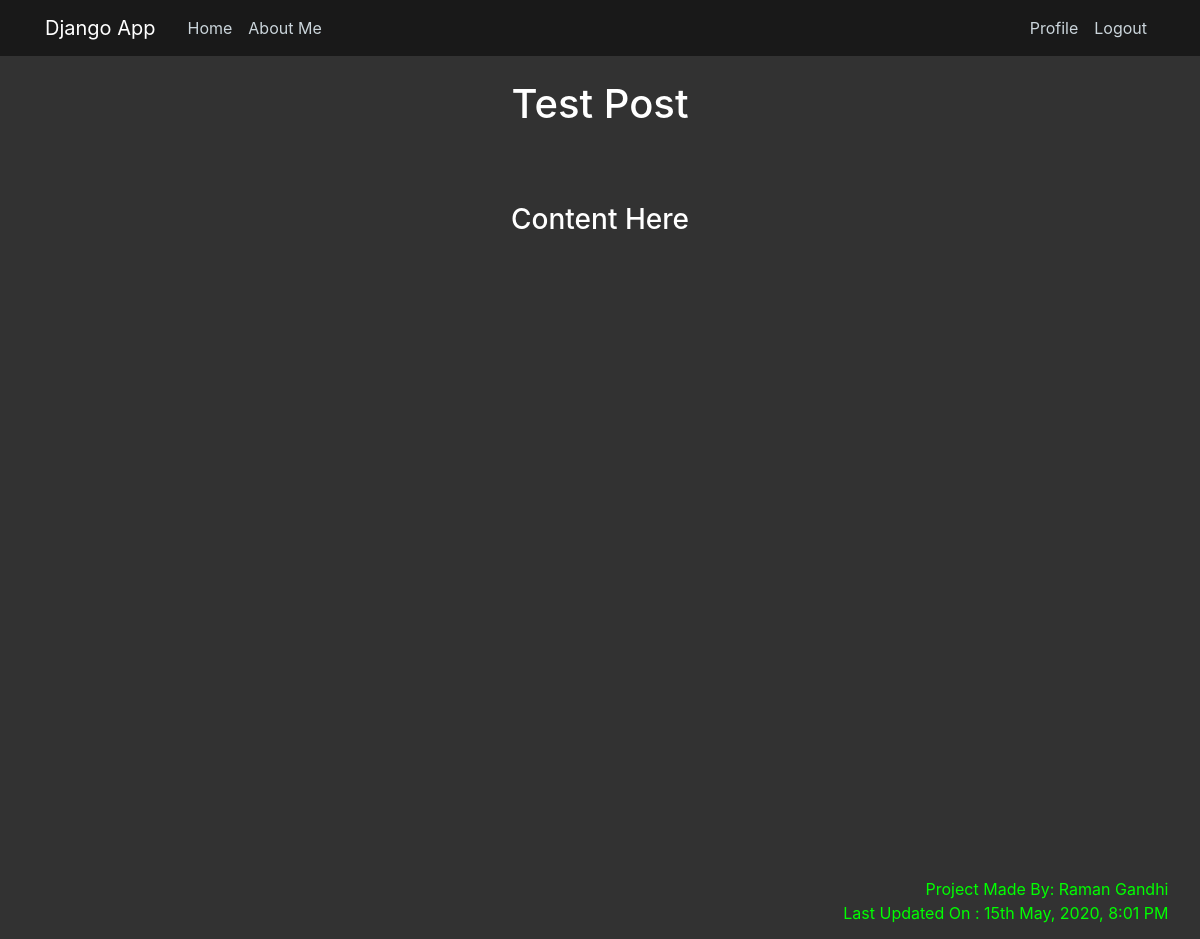
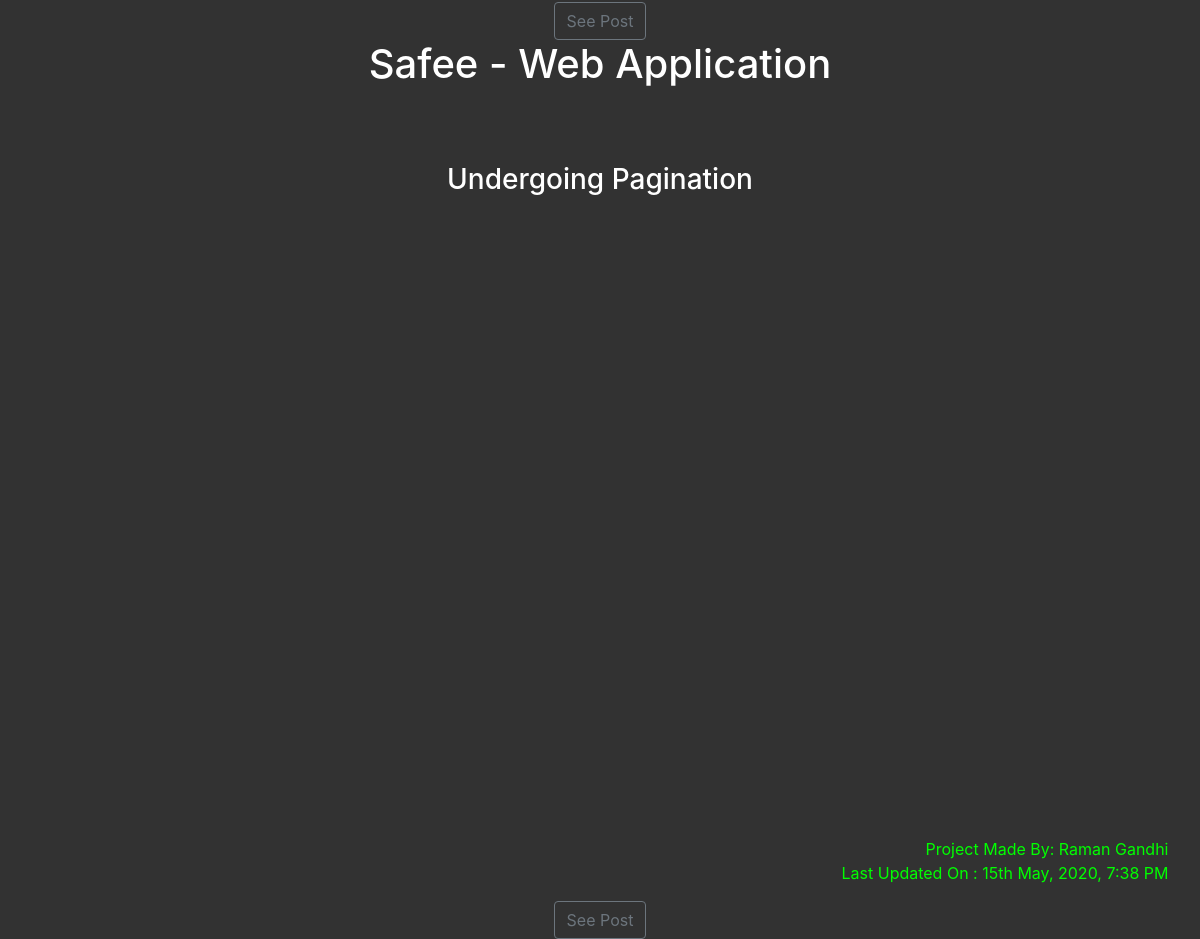
The app's page / (signed in) with its own data (2 pictures, top to bottom).
### safee/models.py (models this page shows, shortened)
class Post(models.Model):
    title = models.CharField(max_length=100)
    content = models.TextField()
    date_posted = models.DateTimeField(default=timezone.now)
    author = models.ForeignKey(User, on_delete=models.CASCADE)

### safee/views.py (the view)
# urls.py: path('', PostListView.as_view(), name = 'safee'),
class PostListView(ListView):
    model = Post
    template_name = 'safee/home.html'  # <app>/<model>_<viewtype>.html
    context_object_name = 'posts'
    ordering = ['-date_posted']

### safee/templates/safee/home.html
{% extends "safee/base.html" %}
{% block content %}
	{% for post in posts %}
		<h1 style="text-align:center;">
			{{ post.title }}
		</h1>
		<h3 style="text-align:center;">
			<br><br>
			{{ post.content }}
		</h3>
		<h1><br><br><br><br><br><br><br><br><br><br><br><br><br></h1>
		<p style="text-align:right;">
			Project Made By: Raman Gandhi&nbsp;&nbsp;&nbsp;&nbsp;&nbsp;&nbsp;&nbsp;
			<br>
			Last Updated On : {{ post.date_posted|date:"jS F, Y, f A" }}&nbsp;&nbsp;&nbsp;&nbsp;&nbsp;&nbsp;&nbsp;
		</p>
		<div style="text-align: center;">
			<a class="btn btn-outline-secondary" href="{% url 'post-detail' post.id %}">
				See Post
			</a>
		</div>
	{% endfor %}
{% endblock content %}

### static/website/assets/css/main2.css (style rules this page uses)
body { background-image: url(../../images/bg.gif); background-size: cover; background-repeat: no-repeat; color: #333333; margin-top: 5rem; }
h1, h2, h3, h4, h5, h6 { color: #444444; }

### safee/templates/safee/base.html (style rules this page uses)
body { background-color: #323232 }
h1 { color: #FFFFFF }
h3 { color: #FFFFFF }
p { color: #00FF00 }

### records on screen
Post: title "Test Post", content "Content Here", date_posted "15th May, 2020, 8:01 PM"
Post: title "Safee - Web Application", content "Undergoing Pagination", date_posted "15th May, 2020, 7:38 PM"
